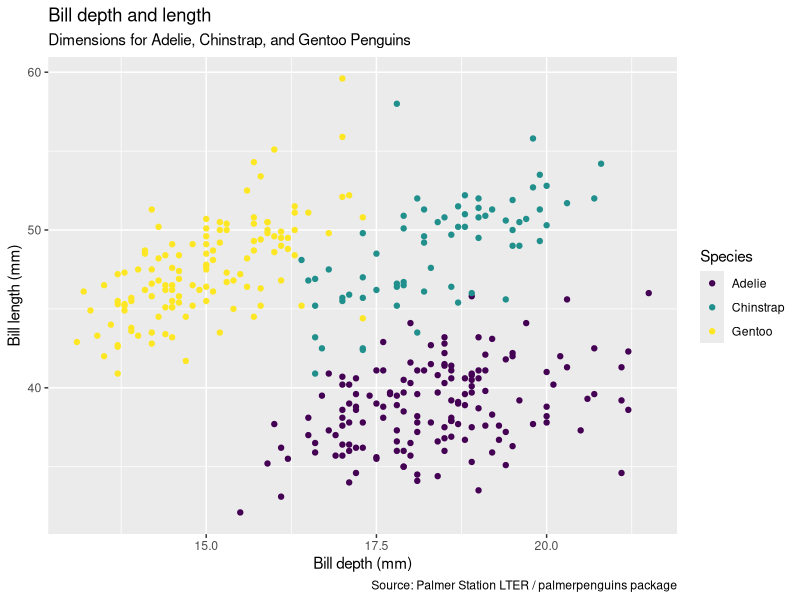
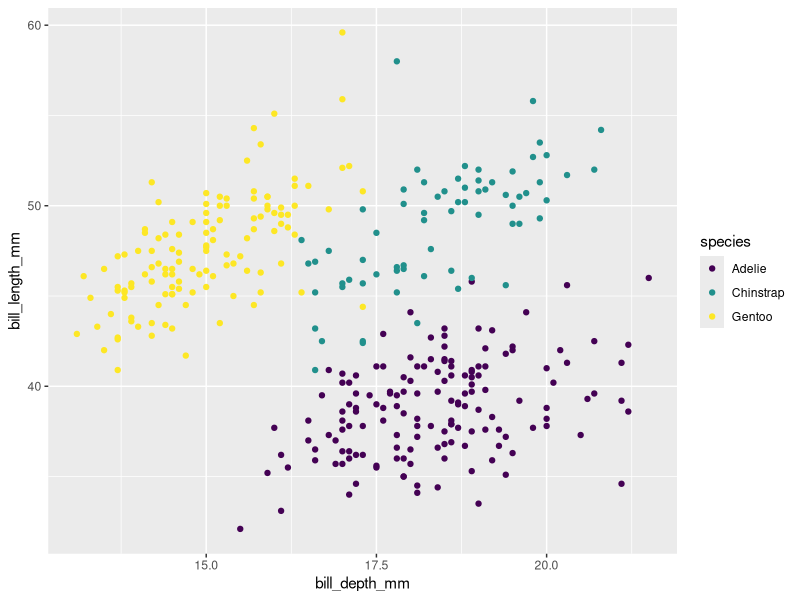
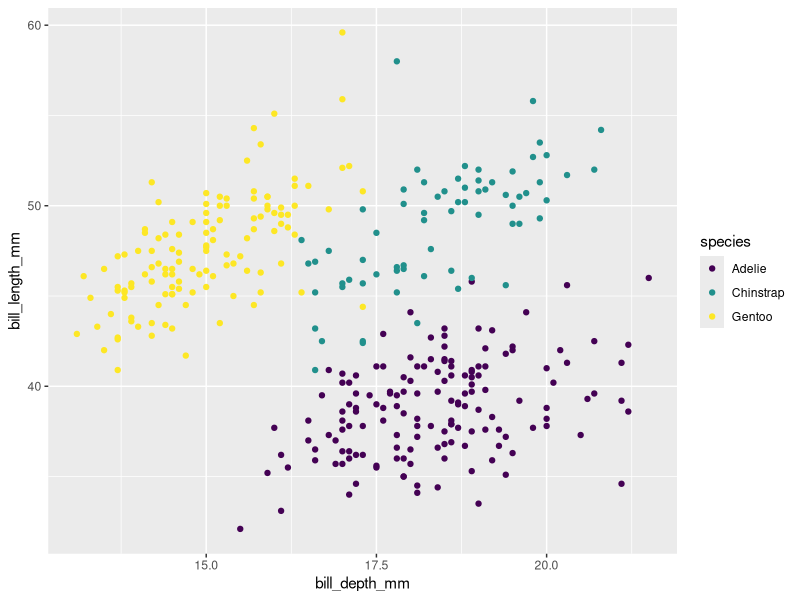
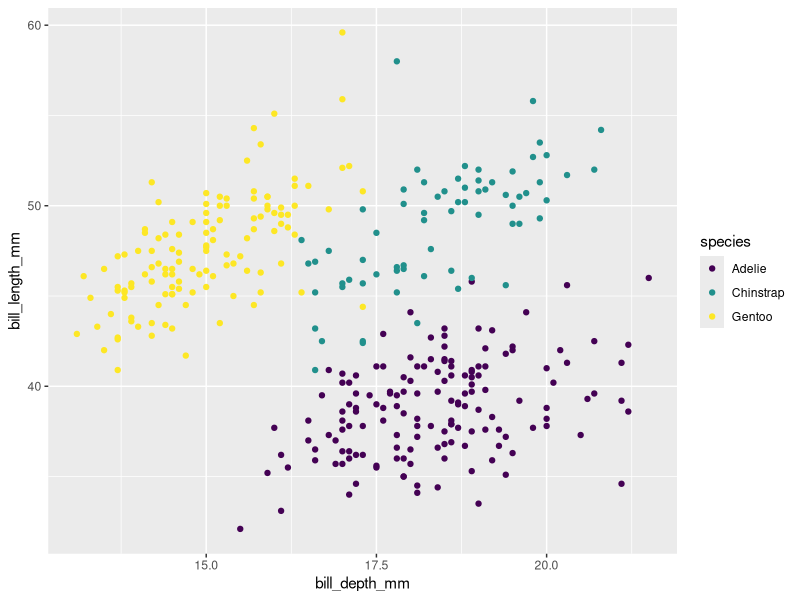

R code for these plots, in order:
#download the data
library(tidyverse)
library(palmerpenguins)
glimpse(penguins)


#make a plot of the data
#Start with the (penguins) data frame: ggplot(data = penguins)
ggplot(data = penguins, 
#build our plot or aesthetic, define the x, y, and any other parameters:
       mapping = aes(x = bill_depth_mm, y = bill_length_mm,
                     color = species)) +
#^^^ don't forget to close parentheses and add a "+" to keep going
  
#Draw the dots on the plot!! And add a "+" NOT ";","...", "," or "and"
  geom_point() +
  
#Label the graph
  labs(
    title = "Bill depth and length",
    subtitle = "Dimensions for Adelie, Chinstrap, and Gentoo Penguins",
    x = "Bill depth (mm)", 
    y = "Bill length (mm)",
    color = "Species",
    caption = "Source: Palmer Station LTER / palmerpenguins package"
  ) +
  scale_color_viridis_d()
#^^^change the colors so that viewers with common forms of colorblindness can see

#Great Job!
# "Start with the penguins data frame, map bill depth to the x-axis and map bill 
# length to the y-axis.Represent each observation with a point and map species to
# the colour of each point. Title the plot “Bill depth and length”, add the 
# subtitle “Dimensions for Adelie, Chinstrap, and Gentoo Penguins”, label the x 
# and y axes as “Bill depth (mm)” and “Bill length (mm)”, respectively, label the 
# legend “Species”, and add a caption for the data source."

#Equivalent Code
#1
ggplot(data = penguins,
       mapping = aes(x = bill_depth_mm, 
                     y = bill_length_mm,
                     color = species)) + 
  geom_point() +
  scale_color_viridis_d()
#2
ggplot(penguins,
       aes(x = bill_depth_mm, 
           y = bill_length_mm,
           color = species)) + 
  geom_point() +
  scale_color_viridis_d()
#3
penguins |>
  ggplot(aes(x = bill_depth_mm, 
             y = bill_length_mm,
             color = species)) + 
  geom_point() +
  scale_color_viridis_d()

#What was the point of the code aloud?
#     Think about what you want
#     Write code to do each part